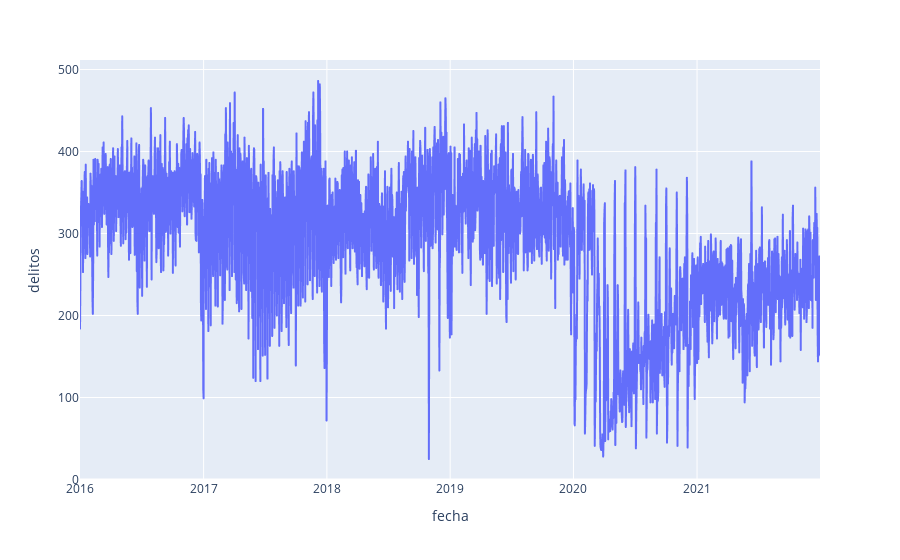

Notebook code cell kept with this figure:
### Code cell
fig = px.line(ts, x='fecha', y="delitos")
fig.show()

### Figure 1 — Plotly figure (JSON) as saved in the notebook; plotly's stock layout.template omitted (floating-point values rounded to 4 significant figures; data arrays with more than 128 entries replaced by an {"elided": "..."} marker saying what was removed)
{"data": [{"hovertemplate": "fecha=%{x}<br>delitos=%{y}<extra></extra>", "legendgroup": "", "line": {"color": "#636efa", "dash": "solid"}, "marker": {"symbol": "circle"}, "mode": "lines", "name": "", "showlegend": false, "type": "scattergl", "x": {"elided": "2192 str values"}, "xaxis": "x", "y": {"elided": "2192 int values"}, "yaxis": "y"}], "layout": {"legend": {"tracegroupgap": 0}, "margin": {"t": 60}, "xaxis": {"anchor": "y", "domain": [0, 1], "title": {"text": "fecha"}}, "yaxis": {"anchor": "x", "domain": [0, 1], "title": {"text": "delitos"}}}}
